Frame 1 (no input): blank canvas, image omitted
Frame 60 (the mouse pressed at the canvas centre just before this capture): blank canvas, image omitted
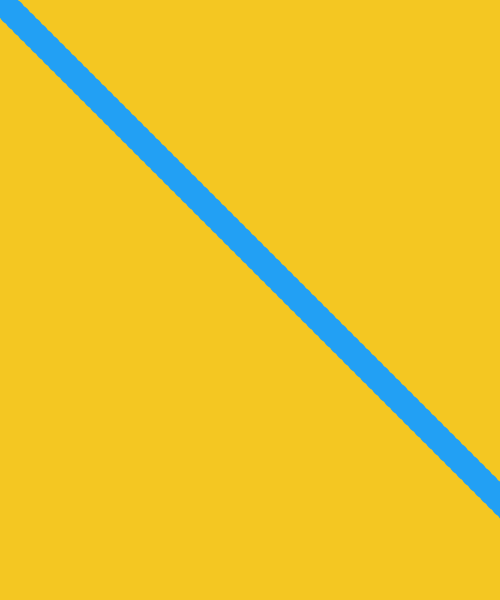
Frame 120 (the mouse held since frame 60 and released just before this capture)

The Processing sketch whose frames 1 and 60 were blank and that drew this single picture after the mouse press (run headless with seeded random() and noise(); from frame 60 on, the mouse is pressed at the canvas centre):

// Processing sketch: sketch_190511a
// ── sketch_190511a.pde
float diam;
float posZ;
float posX;
int quant;


void setup(){

size(500,600);
background(20,40,200);
noStroke();

}


void draw(){


background(244, 199, 34);  

quant = int(map(mouseX,0,width,0,200));

diam = random(20,30);

  if (diam > 100){
    fill(255,0,0,50);
    stroke(255,200,200);
  } 

  else {
    fill(34, 160, 244);
    noStroke();
  }

  for (int i = 0; i<quant; i++){  
    posX = map(i,0,quant,0,height);
    posZ=posX;
    ellipse(posZ, posX, diam, diam);

  }
}
